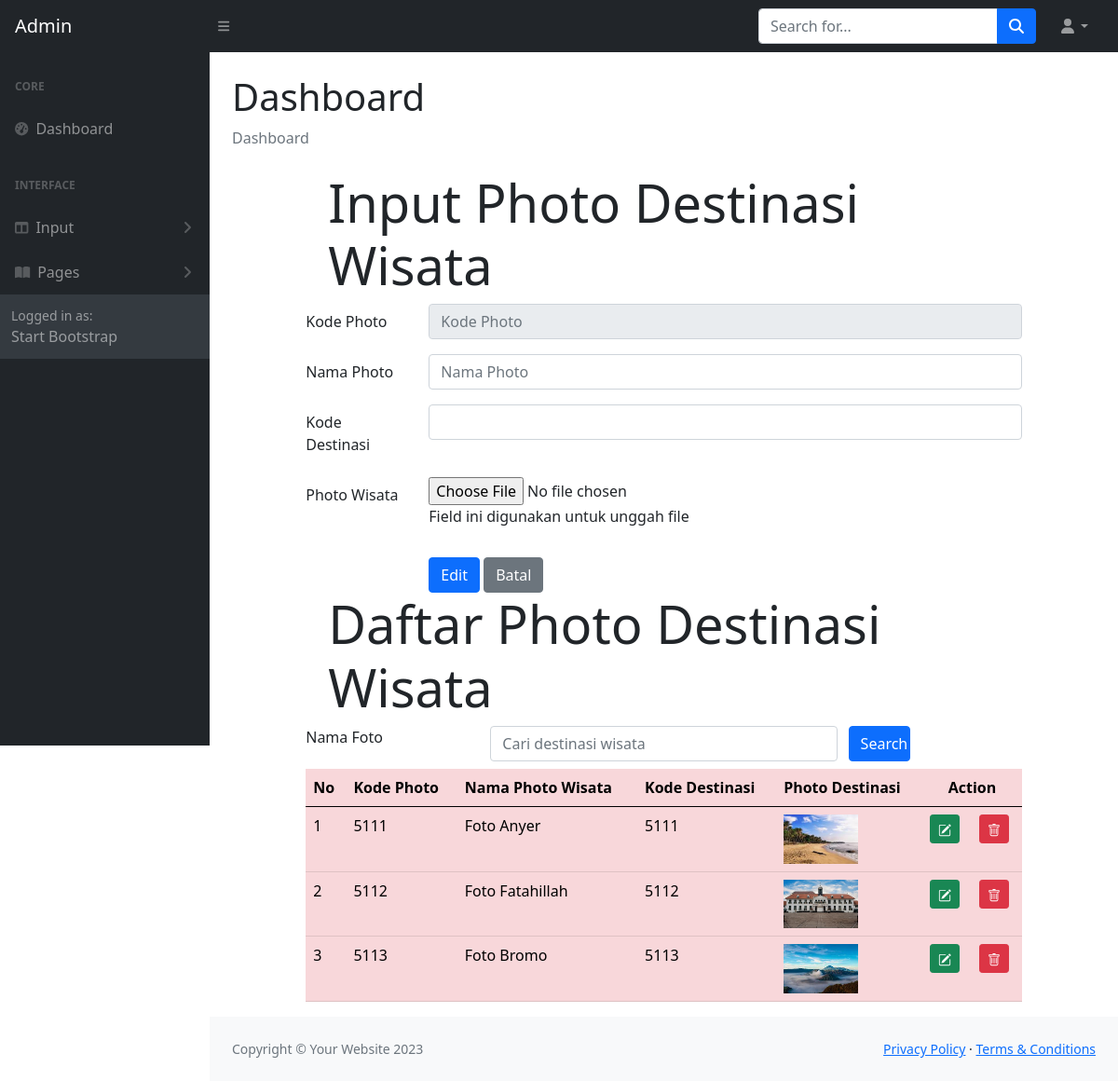
The page /ADMIN/photodestinasiubah.php on the database its author committed.
### tables this page shows
CREATE TABLE `fotodestinasi` (
  `fotodestinasiKODE` char(4) NOT NULL,
  `fotodestinasiNAMA` char(120) NOT NULL,
  `fotodestinasiFILE` char(120) NOT NULL,
  `destinasiKODE` char(4) NOT NULL
);

### ADMIN/photodestinasiubah.php (the view, shortened to what this page needs)
<!DOCTYPE html>
<html lang="en">
<?php include "include/head.php";?>
    <body class="sb-nav-fixed">
        <?php include "include/menunav.php";?>
        <div id="layoutSidenav">
            <?php include "include/menu.php";?>
            <div id="layoutSidenav_content">
                <main>
                    <div class="container-fluid px-4">
                        <h1 class="mt-4">Dashboard</h1>
                        <ol class="breadcrumb mb-4">
                            <li class="breadcrumb-item active">Dashboard</li>
                        </ol>
<head>
  	<link rel="stylesheet" type="text/css" href="https://cdnjs.cloudflare.com/ajax/libs/select2/4.0.3/css/select2.min.css">
	<link rel="stylesheet" type="text/css" href="css/bootstrap.min.css">
</head>
<?php
	include "include/config.php";
	$datadestinasi = mysqli_query($connection, "select * from destinasi");
    $inputkode = $_GET['ubahfoto'];
    $editfoto= mysqli_query($connection,"select * from fotodestinasi where fotodestinasiKODE = '$inputkode'");
    $rowedit = mysqli_fetch_array($editfoto);
?>
<body>
<div class="row">
<div class="col-sm-1"></div>
<div class="col-sm-10">
	<div class="jumbotron jumbotron-fluid">
		<div class="container">
			<h1 class="display-4">Input Photo Destinasi Wisata</h1>
		</div>
	</div>
	<form method="POST" enctype="multipart/form-data">
		<div class="mb-3 row">
			<label for="kodefoto" class="col-sm-2 col-form-label">Kode Photo</label>
			<div class="col-sm-10">
				<input type="text" class="form-control" id="kodefoto" name="inputkode" placeholder="Kode Photo" maxlength="4" value="<?php echo $rowedit["fotodestinasiKODE"]?>" readonly>
			</div>
		</div>
		<div class="mb-3 row">
			<label for="namafoto" class="col-sm-2 col-form-label">Nama Photo</label>
			<div class="col-sm-10">
				<input type="text" class="form-control" id="namafoto" name="inputnama" placeholder="Nama Photo" value="<?php echo $rowedit["fotodestinasiNAMA"]?>">
			</div>
		</div>
		<div class="mb-3 row">
			<label for="kodedestinasi" class="col-sm-2 col-form-label">Kode Destinasi</label>
			<div class="col-sm-10">
			<select class="form-control" id="kodedestinasi" name="kodedestinasi">
                    <option value="<?php echo $rowedit["destinasiKODE"]?>">
					</option>
				<?php while($row = mysqli_fetch_array($datadestinasi))
				{ ?>
					<option value="<?php echo $row["destinasiKODE"]?>">
					</option>
				<?php } ?>
			</select>
			</div>
		</div>
		<div class="mb-3 row">
			<label for="file" class="col-sm-2 col-form-label">Photo Wisata</label>
			<div class="col-sm-10">
				<input type="file" id="file" name="file" value="<?php echo $rowedit["fotodestinasiFILE"]?>">
				<p class="help-block">Field ini digunakan untuk unggah file</p>
			</div>
		</div>
		<div class="form-group row">
			<div class="col-sm-2"></div>
			<div class="col-sm-10">
				<input type="submit" name="edit" class="btn btn-primary" value="Edit">
				<input type="submit" name="Batal" class="btn btn-secondary" value="Batal">
			</div>
		</div>
	</form>
</div>
<div class="col-sm-1"></div>
</div>
<div class="row">
	<div class="col-sm-1"></div>
	<div class="col-sm-10">
		<div class="jumbotron jumbotron-fluid">
			<div class="container">
				<h1 class="display-4">Daftar Photo Destinasi Wisata</h1>
			</div>
		</div>
        <form method="POST">
                <div class="form-group row mb-2">
                <label for="search" class="col-sm-3">Nama Foto</label>
                <div class="col-sm-6">
                    <input type="text" name="search" class="form-control" id="search"
                    value="<?php if(isset($_POST["search"])) {echo $_POST["search"];}?>"
                        placeholder = "Cari destinasi wisata">
                </div>
                <input type="submit" name="kirim" class="col-sm-1 btn btn-primary" value="Search">
                </div>
            </form>
	<table class="table table-hover table-danger">
		<thead class="thead-dark">
			<tr>
				<th>No</th>
				<th>Kode Photo</th>
				<th>Nama Photo Wisata</th>
				<th>Kode Destinasi</th>
				<th>Photo Destinasi</th>
				<th colspan="2" style="text-align: center">Action</th>
			</tr>
		</thead>
		<tbody>
                <?php
				if(isset($_POST["kirim"])){
				$search = $_POST["search"];
				$query = mysqli_query($connection, "select fotodestinasi.* from fotodestinasi where fotodestinasiNAMA like '%".$search."%'"); }
				else{
					$query = mysqli_query($connection, "select fotodestinasi.* from fotodestinasi");
				}
				$nomor = 1;
				while($row = mysqli_fetch_array($query))
				{
				?>
				<tr>
					<td><?php echo $nomor;?></td>
					<td><?php echo $row['fotodestinasiKODE'];?></td>
					<td><?php echo $row['fotodestinasiNAMA'];?></td>
					<td><?php echo $row['destinasiKODE'];?></td>
					<td>
						<?php if(is_file("images/".$row['fotodestinasiFILE']))
						{ ?>
							<img src="images/<?php echo $row['fotodestinasiFILE']?>" width="80">
						<?php } else
							echo "<img src='images/noimage.png' width='80'>"
						?>
					</td>
					<td>
						<a href="photodestinasiubah.php?ubahfoto=<?php echo $row['fotodestinasiKODE']?>" class="btn btn-success btn-sm" title="EDIT">
						</a>
					</td>
					<td>
						<a href="photodestinasihapus.php?hapusfoto=<?php echo $row['fotodestinasiKODE']?>" class="btn btn-danger btn-sm" title="DELETE">
						</a>
					</td>
				</tr>
			<?php $nomor = $nomor + 1;?>
			<?php }	?>
		</tbody>
	</table>
	</div>
	<div class="col-sm-1"></div>
</div>
</body>
    </div>
                </main>
                <?php include "include/footer.php";?>
            </div>
        </div>
    </body>
</html>
</html>

### rows shown on the page
fotodestinasi: fotodestinasiKODE "5111", fotodestinasiNAMA "Foto Anyer", destinasiKODE "5111", fotodestinasiFILE (picture)
fotodestinasi: fotodestinasiKODE "5112", fotodestinasiNAMA "Foto Fatahillah", destinasiKODE "5112", fotodestinasiFILE (picture)
fotodestinasi: fotodestinasiKODE "5113", fotodestinasiNAMA "Foto Bromo", destinasiKODE "5113", fotodestinasiFILE (picture)
